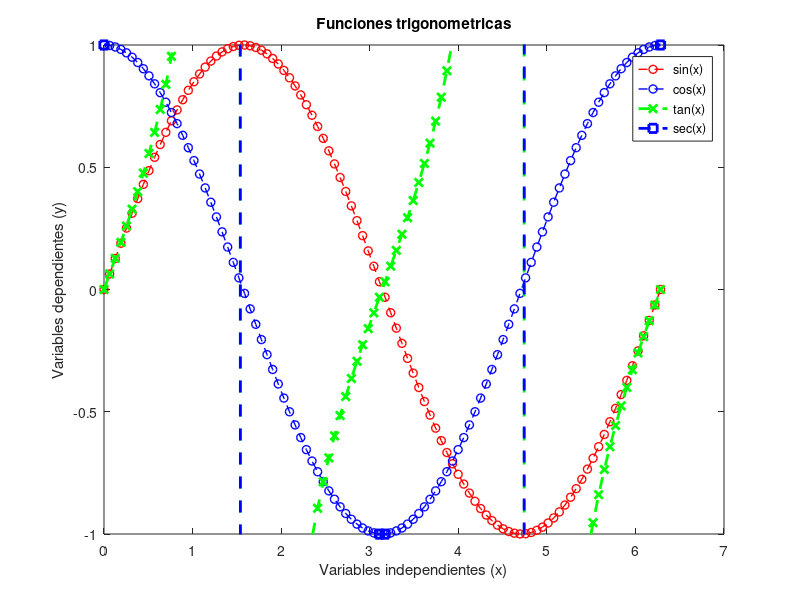

Reproduce this figure in MATLAB.
% -------------------------------------------------------------------------
% GRAFICACIÓN
% -------------------------------------------------------------------------
% Dos vectores de la misma longitud se pueden representar uno con respecto
% al otro usando la función plot.
% plot(x,y)
% La función plot acepta un argumento adicional que permite especificar el
% color, el estilo de línea y el estilo de marcador utilizando diferentes
% símbolos entre comillas simples.
% plot(x,y,"r--o")
% El comando anterior representa una línea roja (r) de guiones (--) con un
% círculo (o) como marcador.
% -------------------------------------------------------------------------
% Observe que cada comando plot ha creado una gráfica independiente. Para
% representar una línea sobre otra, use el comando hold on para mantener la
% gráfica anterior mientras se agrega otra línea.
% -------------------------------------------------------------------------
% Funciones seno y coseno en el intervalo[0,2π] con un mínimo de 100 puntos
% cada una, línea continua, color verde para tangente, grosor 2, marca x;
% color azul para secante, grosor 2, marca rombo. Graficar sobre el mismo
% sistema de ejes (ver comando hold on)
% -------------------------------------------------------------------------
% La función plot acepta entradas adicionales opcionales que consisten en
% un nombre de propiedad y un valor asociado.
% plot(y,"LineWidth",5)
% El comando anterior representa una línea gruesa.
% -------------------------------------------------------------------------
% Crear cuadrículas
% linspace: Generar un vector espaciado linealmente
% y = linspace(x1,x2) devuelve un vector de fila de 100 puntos
% equidistantes entre x1 y x2.
% y = linspace(x1,x2,n) genera n puntos. El espaciado entre los puntos es
% (x2-x1)/(n-1).
% linspace es similar al operador de dos puntos, “:”, pero proporciona
% control directo sobre el número de puntos y siempre incluye los extremos.
% “lin” en el nombre “linspace” se refiere a generar valores espaciados
% linealmente
% Si conoce el número de elementos que desea en un vector (en lugar del
% espaciado entre cada elemento), podría utilizar en su lugar la función
% linspace:
% linspace(primero,último,número_de_elementos).
% Observe el uso de comas (,) para separar las entradas de la función
% linspace.
% x = linspace(0,1,5)
% -------------------------------------------------------------------------
clear; clc;
% genero un vector espaciado linealmente en el intervalo [0,2π] con 100
% puntos
x = linspace(0,2*pi,100);
A = sin(x);
B = cos(x);
C = tan(x);
% secante
D = sec(x);
% creamos la grafica
plot(x,A,"r--o","LineWidth",1)
title('Funciones trigonometricas')
% el programa permite etiquetar los ejes
hold on
plot(x,B,"b--o","LineWidth",1)
hold on
plot(x,C,"g--x","LineWidth",2)
hold on
plot(x,D,"b--s","LineWidth",2)
xlabel('Variables independientes (x)')
ylabel('Variables dependientes (y)')
% y agregar títulos
% title('Azul sec(x), Verde tan(x)')
ylim([-1 1])
legend("sin(x)","cos(x)","tan(x)","sec(x)")

